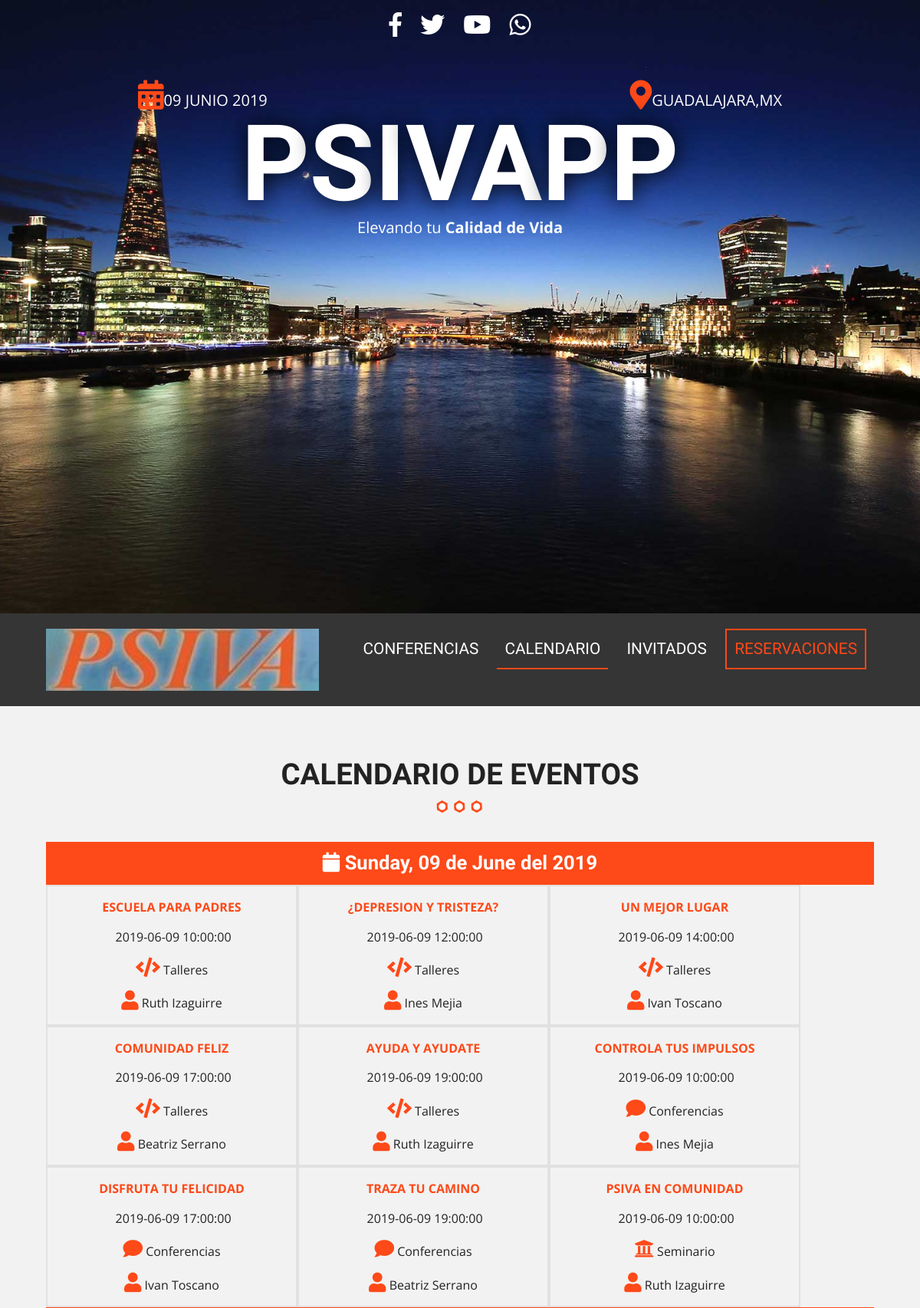
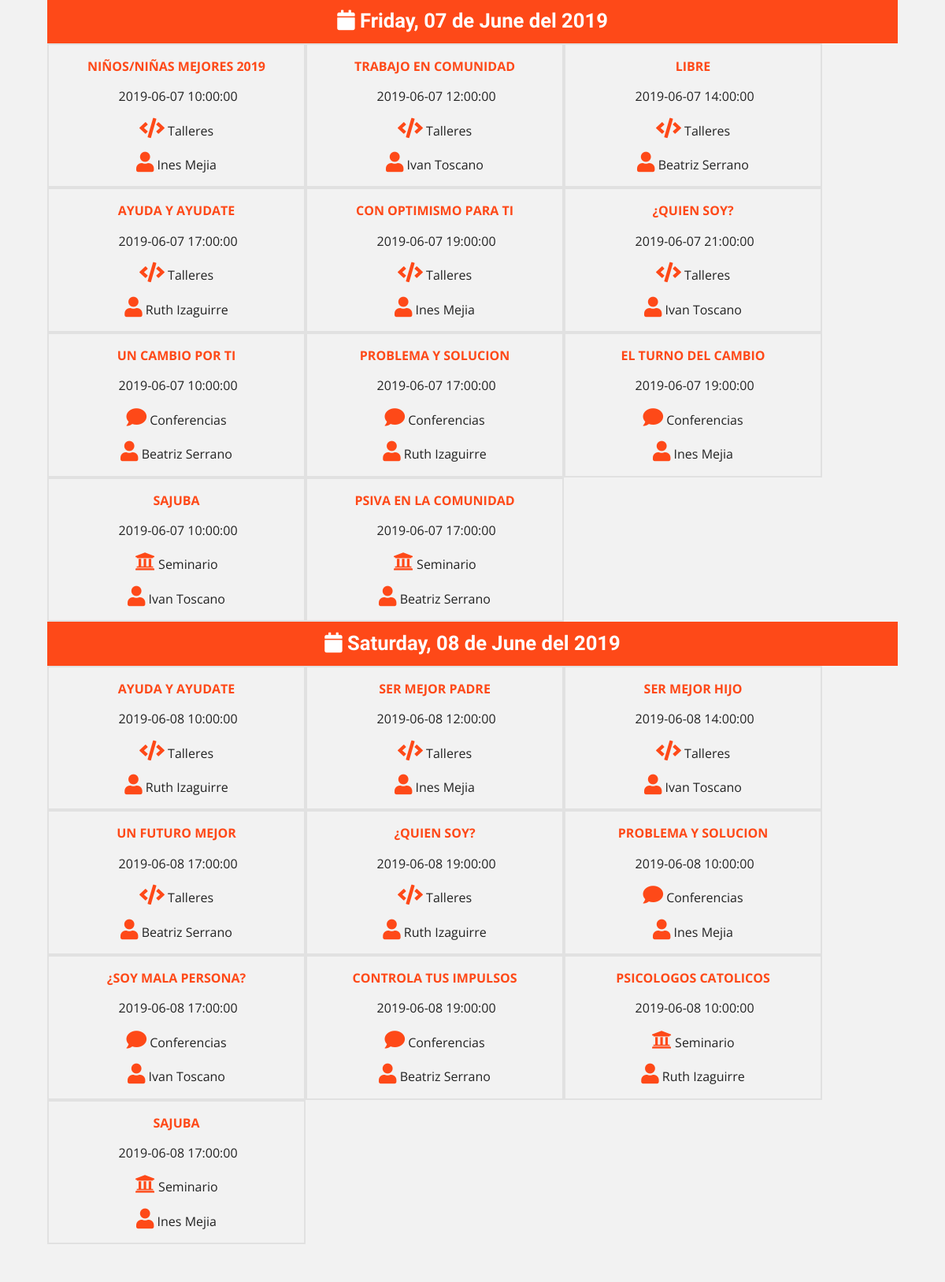
Page /calendario.php (upper part) on the committed database (2 pictures, top to bottom).
### tables this page shows
CREATE TABLE `eventos` (
  `evento_id` tinyint(10) NOT NULL AUTO_INCREMENT,
  `nombre_evento` varchar(60) NOT NULL,
  `fecha_evento` date NOT NULL,
  `hora_evento` time NOT NULL,
  `id_cat_evento` tinyint(10) NOT NULL,
  `id_inv` tinyint(4) NOT NULL,
  `clave` varchar(10) NOT NULL,
  `editado` timestamp NOT NULL DEFAULT CURRENT_TIMESTAMP ON UPDATE CURRENT_TIMESTAMP,
  PRIMARY KEY (`evento_id`),
  KEY `id_cat_evento` (`id_cat_evento`),
  KEY `id_inv` (`id_inv`),
  CONSTRAINT `eventos_ibfk_1` FOREIGN KEY (`id_cat_evento`) REFERENCES `categoria_evento` (`id_categoria`),
  CONSTRAINT `eventos_ibfk_2` FOREIGN KEY (`id_inv`) REFERENCES `invitados` (`invitado_id`)
);

CREATE TABLE `categoria_evento` (
  `id_categoria` tinyint(10) NOT NULL AUTO_INCREMENT,
  `cat_evento` varchar(50) NOT NULL,
  `icono` varchar(15) NOT NULL,
  `editado` timestamp NOT NULL DEFAULT CURRENT_TIMESTAMP ON UPDATE CURRENT_TIMESTAMP,
  PRIMARY KEY (`id_categoria`)
);

### calendario.php (the view, shortened to what this page needs)
<?php include_once 'includes/templates/header.php'; ?>
	<section class="seccion contenedor clearfix">
		<h2>Calendario de Eventos</h2>
	<?php
		try{
			require_once ('includes/funciones/bd_conexion.php');
			$sql = " SELECT evento_id, nombre_evento, fecha_evento, hora_evento, cat_evento, icono, nombre_invitado, apellido_invitado ";
			$sql .= " FROM eventos ";
			$sql .= " INNER JOIN categoria_evento ";
			$sql .= " ON eventos.id_cat_evento = categoria_evento.id_categoria ";
			$sql .= " INNER JOIN invitados ";
			$sql .= " ON eventos.id_inv = invitados.invitado_id ";
			$sql .= " ORDER BY evento_id ";
			$resultado = $conn->query($sql);
		}
		catch(Exeption $e){
			$error = $e->getMessage();
		}
	?>
		<div class="calendario">
			<?php
				$calendario = array();
				while($eventos = $resultado->fetch_assoc()){
					$fecha = $eventos['fecha_evento'];
					$evento = array(
						'titulo' => $eventos['nombre_evento'],
						'fecha' => $eventos['fecha_evento'],
						'hora' => $eventos['hora_evento'],
						'categoria' => $eventos['cat_evento'],
						'icono' => $eventos['icono'],
						'invitado' => $eventos['nombre_invitado'] . " " . $eventos['apellido_invitado']
					);
					$calendario[$fecha][] = $evento;
					?>
			<?php	}  ?>
			<?php
				foreach ($calendario as $dia => $lista_eventos) { ?>
					<h3>
						<i class="fa fa-calendar" aria-hidden="true"></i>
						<?php
							echo utf8_encode(strftime("%A, %d de %B del %Y", strtotime($dia)));
						?>
					</h3>
					<?php
						foreach ($lista_eventos as $evento) { ?>
							<div class="dia">
								<p class="titulo"><?php echo $evento['titulo']; ?></p>
								<p class="hora">
									<?php echo $evento['fecha'] . " " . $evento['hora']; ?>
								</p>
								<p>
									<i class="fa <?php echo $evento['icono']; ?>" aria-hidden="true"></i>
									<?php echo $evento['categoria']; ?>
								</p>
								<p>
									<i class="fa fa-user" aria-hidden="true"></i>
									<?php echo $evento['invitado']; ?>
								</p>
							</div>
					<?php }  ?>
			<?php }  ?>
		</div>
	</section>
<?php include_once 'includes/templates/footer.php'; ?>

### css/main.css (style rules this page uses)
html { color: #222; font-size: 1em; line-height: 1.4; }
html { box-sizing: border-box; }
body { background-color: #f2f2f2; font-family: 'Open Sans', sans-serif; }
.contenedor { width: 98%; margin: 0 auto; }
@media only screen and (min-width:480px) { .contenedor { width: 95%; } }
@media only screen and (min-width:768px) { .contenedor { width: 90%; } }
@media only screen and (min-width:992px) { .contenedor { width: 90%; max-width: 1100px; } }
.seccion { padding: 30px 0; }
.seccion p { font-size: 1.2em; text-align: center; }
h2 { font-family: 'Oswald', sans-serif; font-size: 2.4em; text-transform: uppercase; text-align: center; }
h2::after { content: ''; margin: 0 auto; background-image: url(../img/separador.png); height: 30px; width: 100px; display: block; }
h3 { font-size: 1.6em; color: #fe4918; font-family: 'PT Sans', sans-serif; margin: 0; }
div.calendario h3 { background-color: #fe4918; clear: both; color: white; text-align: center; padding: 10px 0; }
div.calendario::after { clear: both; display: block; content: ''; }
div.dia { width: 30%; float: left; border:2px solid #e1e1e1; transition: all .3s ease; }
div.dia p.titulo { color: #fe4918; text-transform: uppercase; font-weight: bold; }
div.dia p { font-size: 1em; }
div.dia i { color: #fe4918; font-size: 1.6em; }
.clearfix:before, .clearfix:after { content: " "; display: table; }
.clearfix:after { clear: both; }

### rows in the picture
eventos: nombre_evento "ESCUELA PARA PADRES", fecha_evento "2019-06-09", hora_evento "10:00:00", id_cat_evento.cat_evento "Talleres", invitado "Ruth Izaguirre"
eventos: nombre_evento "¿DEPRESION Y TRISTEZA?", fecha_evento "2019-06-09", hora_evento "12:00:00", id_cat_evento.cat_evento "Talleres", invitado "Ines Mejia"
eventos: nombre_evento "UN MEJOR LUGAR", fecha_evento "2019-06-09", hora_evento "14:00:00", id_cat_evento.cat_evento "Talleres", invitado "Ivan Toscano"
eventos: nombre_evento "COMUNIDAD FELIZ", fecha_evento "2019-06-09", hora_evento "17:00:00", id_cat_evento.cat_evento "Talleres", invitado "Beatriz Serrano"
eventos: nombre_evento "AYUDA Y AYUDATE", fecha_evento "2019-06-09", hora_evento "19:00:00", id_cat_evento.cat_evento "Talleres", invitado "Ruth Izaguirre"
eventos: nombre_evento "CONTROLA TUS IMPULSOS", fecha_evento "2019-06-09", hora_evento "10:00:00", id_cat_evento.cat_evento "Conferencias", invitado "Ines Mejia"
eventos: nombre_evento "DISFRUTA TU FELICIDAD", fecha_evento "2019-06-09", hora_evento "17:00:00", id_cat_evento.cat_evento "Conferencias", invitado "Ivan Toscano"
eventos: nombre_evento "TRAZA TU CAMINO", fecha_evento "2019-06-09", hora_evento "19:00:00", id_cat_evento.cat_evento "Conferencias", invitado "Beatriz Serrano"
eventos: nombre_evento "PSIVA EN COMUNIDAD", fecha_evento "2019-06-09", hora_evento "10:00:00", id_cat_evento.cat_evento "Seminario", invitado "Ruth Izaguirre"
eventos: nombre_evento "NIÑOS/NIÑAS MEJORES 2019", fecha_evento "2019-06-07", hora_evento "10:00:00", id_cat_evento.cat_evento "Talleres", invitado "Ines Mejia"
eventos: nombre_evento "TRABAJO EN COMUNIDAD", fecha_evento "2019-06-07", hora_evento "12:00:00", id_cat_evento.cat_evento "Talleres", invitado "Ivan Toscano"
eventos: nombre_evento "LIBRE", fecha_evento "2019-06-07", hora_evento "14:00:00", id_cat_evento.cat_evento "Talleres", invitado "Beatriz Serrano"
eventos: nombre_evento "AYUDA Y AYUDATE", fecha_evento "2019-06-07", hora_evento "17:00:00", id_cat_evento.cat_evento "Talleres", invitado "Ruth Izaguirre"
eventos: nombre_evento "CON OPTIMISMO PARA TI", fecha_evento "2019-06-07", hora_evento "19:00:00", id_cat_evento.cat_evento "Talleres", invitado "Ines Mejia"
eventos: nombre_evento "¿QUIEN SOY?", fecha_evento "2019-06-07", hora_evento "21:00:00", id_cat_evento.cat_evento "Talleres", invitado "Ivan Toscano"
eventos: nombre_evento "UN CAMBIO POR TI", fecha_evento "2019-06-07", hora_evento "10:00:00", id_cat_evento.cat_evento "Conferencias", invitado "Beatriz Serrano"
eventos: nombre_evento "PROBLEMA Y SOLUCION", fecha_evento "2019-06-07", hora_evento "17:00:00", id_cat_evento.cat_evento "Conferencias", invitado "Ruth Izaguirre"
eventos: nombre_evento "EL TURNO DEL CAMBIO", fecha_evento "2019-06-07", hora_evento "19:00:00", id_cat_evento.cat_evento "Conferencias", invitado "Ines Mejia"
eventos: nombre_evento "SAJUBA", fecha_evento "2019-06-07", hora_evento "10:00:00", id_cat_evento.cat_evento "Seminario", invitado "Ivan Toscano"
eventos: nombre_evento "PSIVA EN LA COMUNIDAD", fecha_evento "2019-06-07", hora_evento "17:00:00", id_cat_evento.cat_evento "Seminario", invitado "Beatriz Serrano"
eventos: nombre_evento "AYUDA Y AYUDATE", fecha_evento "2019-06-08", hora_evento "10:00:00", id_cat_evento.cat_evento "Talleres", invitado "Ruth Izaguirre"
eventos: nombre_evento "SER MEJOR PADRE", fecha_evento "2019-06-08", hora_evento "12:00:00", id_cat_evento.cat_evento "Talleres", invitado "Ines Mejia"
eventos: nombre_evento "SER MEJOR HIJO", fecha_evento "2019-06-08", hora_evento "14:00:00", id_cat_evento.cat_evento "Talleres", invitado "Ivan Toscano"
eventos: nombre_evento "UN FUTURO MEJOR", fecha_evento "2019-06-08", hora_evento "17:00:00", id_cat_evento.cat_evento "Talleres", invitado "Beatriz Serrano"
eventos: nombre_evento "¿QUIEN SOY?", fecha_evento "2019-06-08", hora_evento "19:00:00", id_cat_evento.cat_evento "Talleres", invitado "Ruth Izaguirre"
eventos: nombre_evento "PROBLEMA Y SOLUCION", fecha_evento "2019-06-08", hora_evento "10:00:00", id_cat_evento.cat_evento "Conferencias", invitado "Ines Mejia"
eventos: nombre_evento "¿SOY MALA PERSONA?", fecha_evento "2019-06-08", hora_evento "17:00:00", id_cat_evento.cat_evento "Conferencias", invitado "Ivan Toscano"
eventos: nombre_evento "CONTROLA TUS IMPULSOS", fecha_evento "2019-06-08", hora_evento "19:00:00", id_cat_evento.cat_evento "Conferencias", invitado "Beatriz Serrano"
eventos: nombre_evento "PSICOLOGOS CATOLICOS", fecha_evento "2019-06-08", hora_evento "10:00:00", id_cat_evento.cat_evento "Seminario", invitado "Ruth Izaguirre"
eventos: nombre_evento "SAJUBA", fecha_evento "2019-06-08", hora_evento "17:00:00", id_cat_evento.cat_evento "Seminario", invitado "Ines Mejia"

### other values in the picture
utf8_encode(strftime("%A, %d de %B del %Y", strtotime($dia))) "Sunday, 09 de June del 2019"
utf8_encode(strftime("%A, %d de %B del %Y", strtotime($dia))) "Friday, 07 de June del 2019"
utf8_encode(strftime("%A, %d de %B del %Y", strtotime($dia))) "Saturday, 08 de June del 2019"
